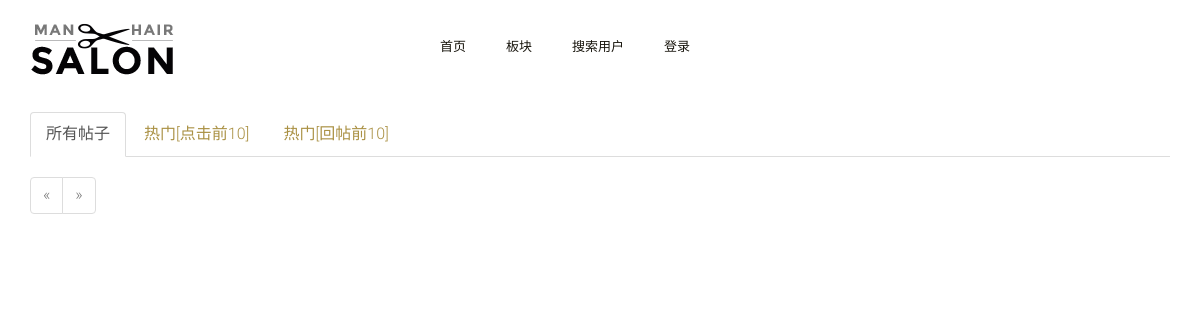
Before: / with the older database file.
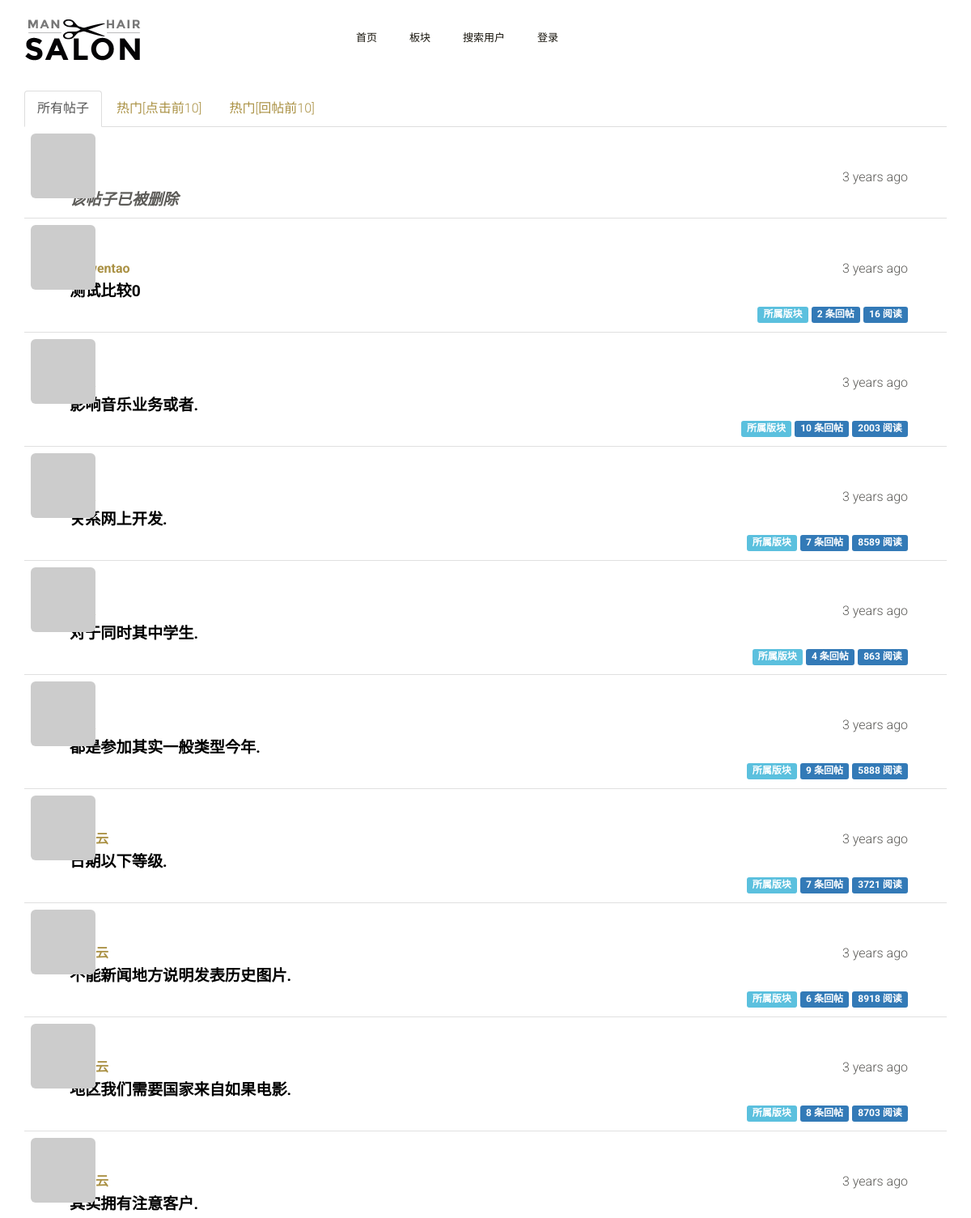
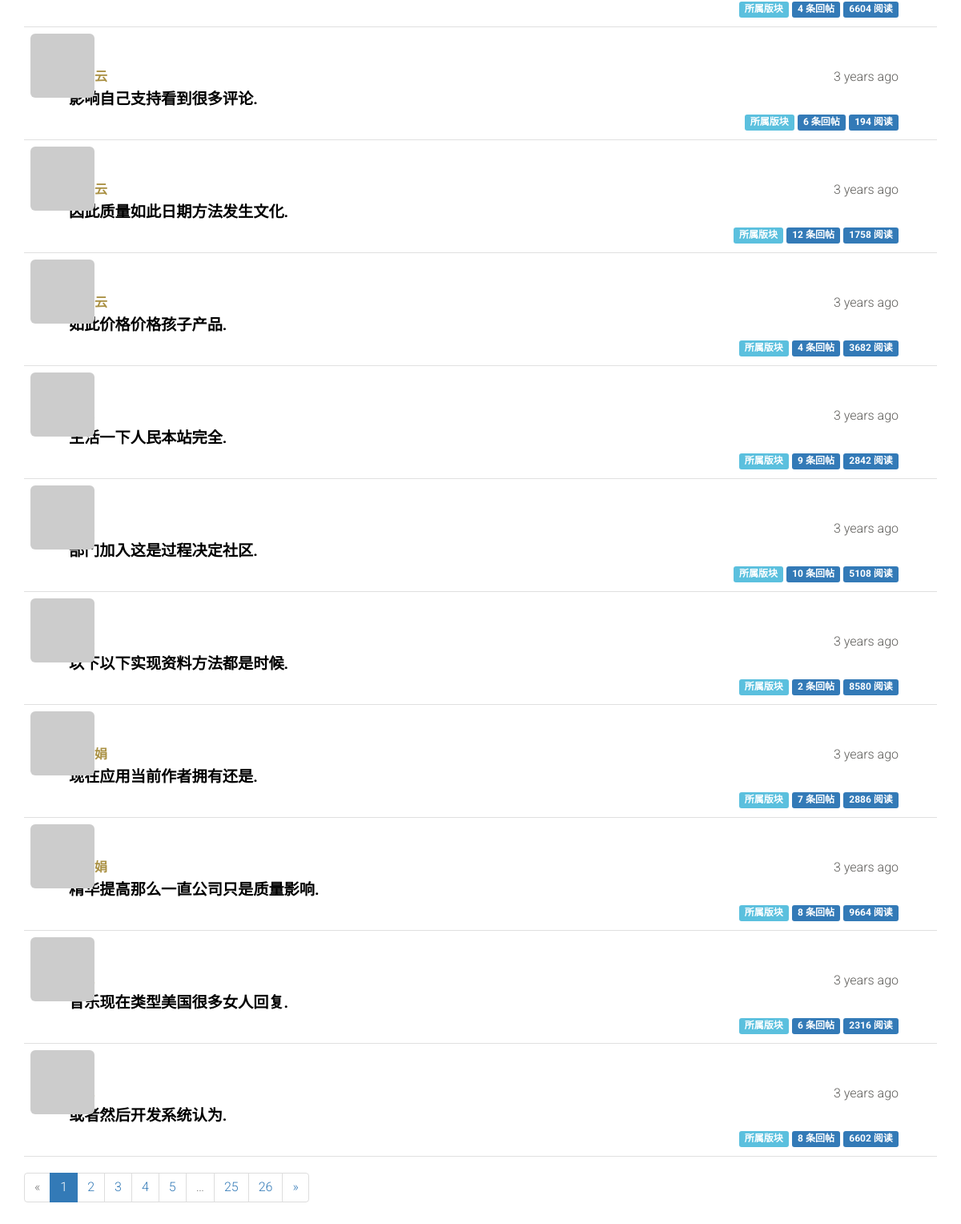
After: the same page with the newer database file (2 pictures, top to bottom).
### app/models.py (models this page shows, shortened)
class Post(db.Model):
    __tablename__ = 'posts'
    id = db.Column(db.Integer, primary_key=True)
    author_id = db.Column(db.Integer, db.ForeignKey('users.id'))
    board_id = db.Column(db.Integer, db.ForeignKey('boards.id'))
    timestamp = db.Column(db.DateTime, index=True, default=datetime.datetime.utcnow)
    title = db.Column(db.String(64))
    comments = db.relationship('Comment', backref='post', lazy='dynamic')
    comment_count = db.Column(db.Integer, index=True, default=0)
    view_count = db.Column(db.Integer, default=0)
    disabled = db.Column(db.Boolean, default=False)
    recent_time = db.Column(db.DateTime)    # 最后回复的时间
    duration = db.Column(db.Integer, index=True)  # 帖子持续时间：最后回复时间-发帖时间

class User(UserMixin, db.Model):
    __tablename__ = 'users'
    id = db.Column(db.Integer, primary_key=True)
    email = db.Column(db.String(64), unique=True, index=True)
    username = db.Column(db.String(64), unique=True, index=True)
    nickname = db.Column(db.String(64))
    about_me = db.Column(db.Text())
    location = db.Column(db.String(64))
    is_male = db.Column(db.Boolean)
    birthday = db.Column(db.Date(), default=datetime.date(2000, 10, 10))
    member_since = db.Column(db.DateTime(), default=datetime.datetime.utcnow)
    last_seen = db.Column(db.DateTime(), default=datetime.datetime.utcnow)
    avatar_hash = db.Column(db.String(32))
    password_hash = db.Column(db.String(128))
    confirmed = db.Column(db.Boolean, default=False)
    role_id = db.Column(db.Integer, db.ForeignKey('roles.id'))
    disabled = db.Column(db.Boolean, default=False) # 删除用户
    board = None    # 辅助变量：在计算用户在某版块下的回复量前，初始化该变量
    posts = db.relationship('Post', backref='author', lazy='dynamic')
    comments = db.relationship('Comment', backref='author', lazy='dynamic')
    moderated_boards = db.relationship('Board',
                             secondary = moderators,
                             backref=db.backref('moderators', lazy='dynamic'),
                             lazy='dynamic')
    liked_comments = db.relationship('Comment',
                                      secondary = comments_likes,
                                      backref=db.backref('likers', lazy='dynamic'),
                                      lazy='dynamic')
    collected_boards = db.relationship('Board',
                                     secondary = boards_collections,
                                     backref = db.backref('collectors', lazy='dynamic'),
                                     lazy='dynamic')
    collected_posts = db.relationship('Post',
                                      secondary = posts_collections,
                                      backref = db.backref('collectors', lazy='dynamic'),
                                      lazy='dynamic',
                                      )
    followed = db.relationship('Follow',
                               foreign_keys=[Follow.follower_id],
                               backref=db.backref('follower', lazy='joined'),
                               lazy='dynamic',
                               cascade='all, delete-orphan')
    followers = db.relationship('Follow',
                                foreign_keys=[Follow.followed_id],
                                backref=db.backref('followed', lazy='joined'),
                                lazy='dynamic',
                                cascade='all, delete-orphan')
    @property
    def password(self):
        raise AttributeError('password is not a readable attribute')
    def gravatar(self, size=100, default='identicon', rating='g'):
        url = 'https://secure.gravatar.com/avatar'
        hash = self.avatar_hash or self.gravatar_hash()
        return '{url}/{hash}?s={size}&d={default}&r={rating}'.format(
            url=url, hash=hash, size=size, default=default, rating=rating
        )

### app/main/views.py (the view)
@main.route('/', methods=['GET', 'POST'])
def index():
    form = PostForm()
    if current_user.can(Permission.WRITE) and form.validate_on_submit():
        post = Post(body = form.body.data,
                    author=current_user._get_current_object())
        db.session.add(post)
        db.session.commit()
        return redirect(url_for('.index'))
    page = request.args.get('page', 1, type=int)
    show_followed = False
    show_all=bool(request.cookies.get('show_all', ''))
    most_viewed=bool(request.cookies.get('most_viewed', ''))
    most_comment=bool(request.cookies.get('most_comment', ''))
    if current_user.is_authenticated:
        show_followed = bool(request.cookies.get('show_followed', ''))
    if show_followed:
        pagination = current_user.followed_posts.order_by(Post.timestamp.desc()).paginate(
            page, per_page=current_app.config['BBS_POSTS_PER_PAGE'],
            error_out=False
        )
    elif most_viewed:
        pagination = Post.query.order_by(Post.view_count.desc()).limit(10).from_self().paginate(
            page, per_page=current_app.config['BBS_POSTS_PER_PAGE'],
            error_out=False
        )
    elif most_comment:
        q = Post.query.order_by(Post.comment_count.desc())
        pagination = q.limit(10).from_self().paginate(
            page, per_page=current_app.config['BBS_POSTS_PER_PAGE'],
            error_out=False
        )
    else:
        show_all = True
        pagination = Post.query.order_by(Post.timestamp.desc()).paginate(
            page, per_page=current_app.config['BBS_POSTS_PER_PAGE'],
            error_out=False
        )
    posts = pagination.items
    print(show_all,show_followed,most_viewed,most_comment)
    return render_template('index.html', form=form, posts=posts,
                           pagination=pagination, show_all=show_all, show_followed=show_followed,
                           most_viewed=most_viewed, most_comment=most_comment)

### app/auth/views.py (called while the page is built)
@auth.before_app_request
def before_request():
    if current_user.is_authenticated:
        current_user.ping()
        if not current_user.confirmed \
                and request.endpoint\
                and request.endpoint[:5] != 'auth.'\
                and request.endpoint != 'static':
            return redirect(url_for('auth.unconfirmed'))

### app/main/__init__.py (called while the page is built)
@main.app_context_processor
def inject_permission():
    return dict(Permission=Permission)

### app/models.py (called while the page is built)
    def can(self, permissions):
        return False

    def is_administrator(self):
        return False

    def is_moderate(self, board):
        return False

### app/templates/index.html (shortened to what this page needs)
{% extends "base.html" %}
{% import "bootstrap/wtf.html" as wtf %}
{% import "_macros.html" as macros %}
{% block page_content %}
<div class="post-tabs">
    <ul class="nav nav-tabs">
        <li{% if show_all %} class="active"{% endif %}><a href="{{ url_for('.show_all') }}">所有帖子</a></li>
        <li{% if most_viewed %} class="active"{% endif %}><a href="{{ url_for('.most_viewed') }}">热门[点击前10]</a></li>
        <li{% if most_comment %} class="active"{% endif %}><a href="{{ url_for('.most_comment') }}">热门[回帖前10]</a></li>
    </ul>
    {% include '_posts.html' %}
</div>
{% if pagination %}
<div class="pagination">
    {{ macros.pagination_widget(pagination, '.index') }}
</div>
{% endif %}
{% endblock %}

### app/templates/_posts.html (shortened to what this page needs)
<ul class="posts">
    {% for post in posts %}
    <li class="post">
        <div class="post-thumbnail">
            <a href="{{ url_for('.user', username=post.author.username) }}">
                <img class="img-rounded profile-thumbnail" src="{{ post.author.gravatar(size=40) }}">
            </a>
        </div>
        <div class="post-content">
            <div class="post-date">{{ moment(post.timestamp).fromNow() }}</div>
            <div class="post-author">
                <a href="{{ url_for('.user', username=post.author.username) }}">{{ post.author.username }}</a>
            </div>
            {% if post.disabled  %}
                {% if current_user.is_administrator() or current_user.is_moderate(post.board) %}
                    <div class="post-body">
                        <p><i>该帖子已被删除</i></p>
                        <a href="{{ url_for('.post', id=post.id) }}" class="post-body">{{ post.title }}</a>
                    </div>
                    <div class="post-footer">
                        <a href="{{ url_for('.edit', id=post.id) }}">
                            <span class="label label-default">编辑 [Admin]</span>
                        </a>
                        <a href="{{ url_for('.recover_post', id=post.id) }}">
                            <span class="label label-success">恢复 [Admin]</span>
                        </a>
                        <a href="{{ url_for('.board', boardname=post.board.name) }}">
                            <span class="label label-info" >所属版块</span>
                        </a>
                        <a href="{{ url_for('.post', id=post.id) }}#comments">
                            <span class="label label-primary">{{ post.comment_count }} 条回帖</span>
                        </a>
                        <a href="{{ url_for('.post', id=post.id) }}#comments">
                            <span class="label label-primary">{{ post.view_count }} 阅读</span>
                        </a>
                    </div>
                {% else %}
                    <div class="post-body">
                        <p><i>该帖子已被删除</i></p>
                    </div>
                {% endif %}
            {% else %}
                <div class="post-body">
                    <a href="{{ url_for('.post', id=post.id) }}" class="post-body">{{ post.title }}</a>
                </div>
                <div class="post-footer">
                    <a href="{{ url_for('.board', boardname=post.board.name) }}">
                        <span class="label label-info" >所属版块</span>
                    </a>
                    <a href="{{ url_for('.post', id=post.id) }}#comments">
                        <span class="label label-primary">{{ post.comment_count }} 条回帖</span>
                    </a>
                    <a href="{{ url_for('.post', id=post.id) }}#comments">
                            <span class="label label-primary">{{ post.view_count }} 阅读</span>
                    </a>
                </div>
            {% endif %}
        </div>
    </li>
    {% endfor %}
</ul>

Changed rows visible on the page:
added Post: timestamp "3 years ago", disabled "该帖子已被删除"
added Post: timestamp "3 years ago", author.username "qinwentao", title "测试比较0", comment_count "2", view_count "16"
added Post: timestamp "3 years ago", title "影响音乐业务或者.", comment_count "10", view_count "2003"
added Post: timestamp "3 years ago", title "关系网上开发.", comment_count "7", view_count "8589"
added Post: timestamp "3 years ago", title "对于同时其中学生.", comment_count "4", view_count "863"
added Post: timestamp "3 years ago", title "都是参加其实一般类型今年.", comment_count "9", view_count "5888"
added Post: timestamp "3 years ago", title "日期以下等级.", comment_count "7", view_count "3721"
added Post: timestamp "3 years ago", title "不能新闻地方说明发表历史图片.", comment_count "6", view_count "8918"
added Post: timestamp "3 years ago", title "地区我们需要国家来自如果电影.", comment_count "8", view_count "8703"
added Post: timestamp "3 years ago", title "其实拥有注意客户.", comment_count "4", view_count "6604"
added Post: timestamp "3 years ago", title "影响自己支持看到很多评论.", comment_count "6", view_count "194"
added Post: timestamp "3 years ago", title "因此质量如此日期方法发生文化.", comment_count "12", view_count "1758"
added Post: timestamp "3 years ago", title "如此价格价格孩子产品.", comment_count "4", view_count "3682"
added Post: timestamp "3 years ago", title "生活一下人民本站完全.", comment_count "9", view_count "2842"
added Post: timestamp "3 years ago", title "部门加入这是过程决定社区.", comment_count "10", view_count "5108"
added Post: timestamp "3 years ago", title "以下以下实现资料方法都是时候.", comment_count "2", view_count "8580"
added Post: timestamp "3 years ago", title "现在应用当前作者拥有还是.", comment_count "7", view_count "2886"
added Post: timestamp "3 years ago", title "精华提高那么一直公司只是质量影响.", comment_count "8", view_count "9664"
added Post: timestamp "3 years ago", title "音乐现在类型美国很多女人回复.", comment_count "6", view_count "2316"
added Post: timestamp "3 years ago", title "或者然后开发系统认为.", comment_count "8", view_count "6602"
Other visible differences:
new list line: "1"
new list line: "2"
new list line: "3"
new list line: "4"
new list line: "5"
new list line: "25"
new list line: "26"
